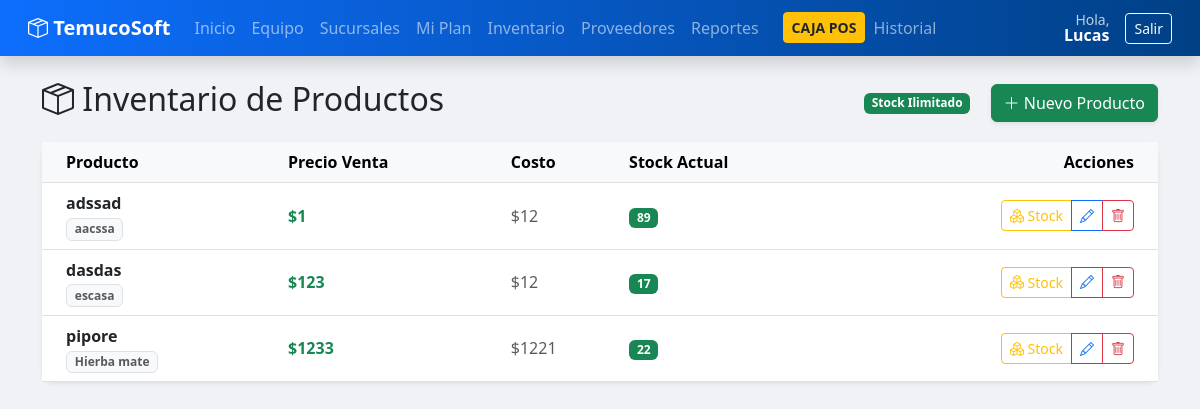
Screenshot of /products/ (signed in) with the database file from the repository.
### api/models.py (models this page shows, shortened)
class User(AbstractUser):
    ROLES = (
        ('super_admin', 'Super Admin'),
        ('admin_cliente', 'Admin Cliente'),
        ('gerente', 'Gerente'),
        ('vendedor', 'Vendedor'),
        ('cliente_final', 'Cliente Ecommerce'),
    )
    username = None
    email = models.EmailField(unique=True)
    rut = models.CharField(max_length=12, blank=True, null=True, validators=[validar_rut_chileno]) # Validador
    role = models.CharField(max_length=20, choices=ROLES, default='cliente_final')
    company = models.ForeignKey(Company, on_delete=models.CASCADE, null=True, blank=True, related_name='users')
    USERNAME_FIELD = 'email'
    REQUIRED_FIELDS = []
    objects = UserManager()

class Product(models.Model):
    company = models.ForeignKey(Company, on_delete=models.CASCADE)
    category = models.ForeignKey(Category, on_delete=models.SET_NULL, null=True, blank=True)
    sku = models.CharField(max_length=50)
    name = models.CharField(max_length=100)
    description = models.TextField(blank=True)
    price = models.DecimalField(max_digits=10, decimal_places=0, validators=[validar_positivo])
    cost = models.DecimalField(max_digits=10, decimal_places=0, validators=[validar_positivo])
    class Meta:
        unique_together = ('company', 'sku')

### api/views.py (the view)
# urls.py: path('products/', views.product_list, name='product_list'),
@login_required
def product_list(request):
    usage = get_usage_info(request.user, 'products', Product)
    return render(request, 'products/list.html', {'products': Product.objects.filter(company=request.user.company), 'usage': usage})

### templates/products/list.html (shortened to what this page needs)
{% extends 'base.html' %}
{% block content %}
<div class="row align-items-center mb-3">
    <div class="col-md-6">
        <h2><i class="bi bi-box-seam"></i> Inventario de Productos</h2>
    </div>
    <div class="col-md-6 text-end">
        {% if usage.is_unlimited %}
            <span class="badge bg-success">Stock Ilimitado</span>
        {% endif %}
        <a href="{% url 'product_create' %}" class="btn btn-success ms-3 shadow-sm {% if not usage.is_unlimited and usage.current >= usage.limit %}disabled{% endif %}">
            <i class="bi bi-plus-lg"></i> Nuevo Producto
        </a>
    </div>
</div>
<div class="card shadow-sm border-0">
    <div class="card-body p-0">
        <table class="table table-hover mb-0 align-middle">
            <thead class="table-light">
                <tr>
                    <th class="ps-4">Producto</th>
                    <th>Precio Venta</th>
                    <th>Costo</th>
                    <th>Stock Actual</th>
                    <th class="text-end pe-4">Acciones</th>
                </tr>
            </thead>
            <tbody>
                {% for p in products %}
                <tr>
                    <td class="ps-4">
                        <div class="fw-bold">{{ p.name }}</div>
                        <small class="text-muted badge bg-light text-dark border">{{ p.sku }}</small>
                    </td>
                    <td class="fw-bold text-success">${{ p.price }}</td>
                    <td class="text-muted">${{ p.cost }}</td>
                    <td>
                        {% with stock=p.inventory_set.first.stock|default:0 %}
                            {% if stock <= p.inventory_set.first.min_stock|default:5 %}
                                <span class="badge bg-danger">{{ stock }} (Crítico)</span>
                            {% else %}
                                <span class="badge bg-success">{{ stock }}</span>
                            {% endif %}
                        {% endwith %}
                    </td>
                    <td class="text-end pe-4">
                        <div class="btn-group">
                            <button type="button" class="btn btn-sm btn-outline-warning"
                                    data-bs-toggle="modal"
                                    data-bs-target="#stockModal{{ p.id }}"
                                    title="Ajustar Stock">
                                <i class="bi bi-boxes"></i> Stock
                            </button>
                            <a href="{% url 'product_edit' p.id %}" class="btn btn-sm btn-outline-primary" title="Editar"><i class="bi bi-pencil"></i></a>
                            <a href="{% url 'product_delete' p.id %}" class="btn btn-sm btn-outline-danger" title="Eliminar"><i class="bi bi-trash"></i></a>
                        </div>
                    </td>
                </tr>
                {% empty %}
                <tr><td colspan="5" class="text-center p-5 text-muted">No hay productos registrados.</td></tr>
                {% endfor %}
            </tbody>
        </table>
    </div>
</div>
{% endblock %}

### templates/base.html (shortened to what this page needs)
<!DOCTYPE html>
<html lang="es">
<head>
    <link href="https://cdn.jsdelivr.net/npm/bootstrap@5.3.0/dist/css/bootstrap.min.css" rel="stylesheet">
    <link rel="stylesheet" href="https://cdn.jsdelivr.net/npm/bootstrap-icons@1.10.5/font/bootstrap-icons.css">
</head>
<body>
    <nav class="navbar navbar-expand-lg navbar-dark mb-4 px-3 shadow">
        <div class="container-fluid">
            <a class="navbar-brand fw-bold" href="{% url 'dashboard' %}"><i class="bi bi-box-seam"></i> TemucoSoft</a>
            <div class="collapse navbar-collapse" id="navbarNav">
                {% if user.is_authenticated %}
                <ul class="navbar-nav me-auto">
                    <li class="nav-item"><a class="nav-link" href="{% url 'dashboard' %}">Inicio</a></li>
                    {% if user.role == 'admin_cliente' %}
                        <li class="nav-item"><a class="nav-link" href="{% url 'team_list' %}">Equipo</a></li>
                        <li class="nav-item"><a class="nav-link" href="{% url 'branch_list' %}">Sucursales</a></li>
                        <li class="nav-item"><a class="nav-link" href="{% url 'subscription' %}">Mi Plan</a></li>
                    {% endif %}
                    {% if user.role == 'admin_cliente' or user.role == 'gerente' %}
                        <li class="nav-item"><a class="nav-link" href="{% url 'product_list' %}">Inventario</a></li>
                        <li class="nav-item"><a class="nav-link" href="{% url 'supplier_list' %}">Proveedores</a></li>
                        <li class="nav-item"><a class="nav-link" href="{% url 'reports' %}">Reportes</a></li>
                    {% endif %}
                    {% if user.role != 'super_admin' %}
                        <li class="nav-item ms-lg-3"><a class="btn btn-warning text-dark fw-bold btn-sm mt-1" href="{% url 'pos' %}">CAJA POS</a></li>
                        <li class="nav-item"><a class="nav-link" href="{% url 'sale_list' %}">Historial</a></li>
                    {% endif %}
                </ul>
                <div class="d-flex align-items-center text-white">
                    <div class="me-3 text-end lh-1">
                        <small class="d-block opacity-75">Hola,</small>
                        <span class="fw-bold">{{ user.first_name }}</span>
                    </div>
                    <form action="{% url 'logout' %}" method="post">
                        {% csrf_token %}<button type="submit" class="btn btn-outline-light btn-sm">Salir</button>
                    </form>
                </div>
                {% endif %}
            </div>
        </div>
    </nav>
    <div class="container pb-5">
        {% block content %}{% endblock %}
    </div>
</body>
</html>

### templates/base.html (style rules this page uses)
body { background-color: #f0f2f5; font-family: 'Segoe UI', sans-serif; }
.navbar { background: linear-gradient(90deg, #0d6efd 0%, #004085 100%); }
.card { border: none; border-radius: 12px; box-shadow: 0 4px 6px rgba(0,0,0,0.05); transition: transform 0.2s; }

### rows the page displays
User: first_name "Lucas"
Product: name "adssad", sku "aacssa", price "1", cost "12", inventory_set.first "89"
Product: name "dasdas", sku "escasa", price "123", cost "12", inventory_set.first "17"
Product: name "pipore", sku "Hierba mate", price "1233", cost "1221", inventory_set.first "22"
